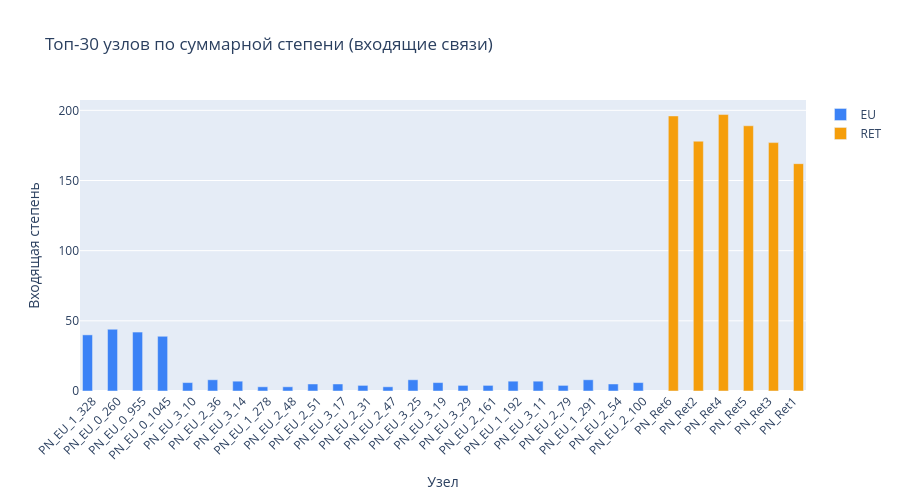

Notebook source saved alongside this figure:
### Code cell
# Интерактивный Plotly: степени узлов (топ-30)
all_nodes = list(set(list(in_deg.keys()) + list(out_deg.keys())))
node_df = pd.DataFrame({
    'node': all_nodes,
    'in_deg': [in_deg.get(n, 0) for n in all_nodes],
    'out_deg': [out_deg.get(n, 0) for n in all_nodes],
    'node_type': [node_types.get(n, '?') for n in all_nodes]
})
node_df['total_deg'] = node_df['in_deg'] + node_df['out_deg']
node_df = node_df.sort_values('total_deg', ascending=False).head(30)

color_map = {'EU': '#3B82F6', 'RET': '#F59E0B', 'Mer': '#10B981', '?': '#9CA3AF'}
node_df['color'] = node_df['node_type'].map(lambda x: color_map.get(x, '#9CA3AF'))

fig2 = go.Figure()
for ntype, color in color_map.items():
    subset = node_df[node_df['node_type'] == ntype]
    if len(subset) == 0:
        continue
    fig2.add_trace(go.Bar(
        name=ntype,
        x=subset['node'],
        y=subset['in_deg'],
        marker_color=color,
        offsetgroup=ntype,
        hovertemplate='<b>%{x}</b><br>Входящих: %{y}<extra></extra>'
    ))

fig2.update_layout(
    title='Топ-30 узлов по суммарной степени (входящие связи)',
    xaxis_title='Узел', yaxis_title='Входящая степень',
    xaxis_tickangle=-45, barmode='group',
    height=500
)
fig2.show()

### Figure 1 — Plotly figure (JSON) as saved in the notebook; plotly's stock layout.template omitted (floating-point values rounded to 4 significant figures)
{"data": [{"hovertemplate": "<b>%{x}</b><br>Входящих: %{y}<extra></extra>", "marker": {"color": "#3B82F6"}, "name": "EU", "offsetgroup": "EU", "type": "bar", "x": ["PN_EU_1_328", "PN_EU_0_260", "PN_EU_0_955", "PN_EU_0_1045", "PN_EU_3_10", "PN_EU_2_36", "PN_EU_3_14", "PN_EU_1_278", "PN_EU_2_48", "PN_EU_2_51", "PN_EU_3_17", "PN_EU_2_31", "PN_EU_2_47", "PN_EU_3_25", "PN_EU_3_19", "PN_EU_3_29", "PN_EU_2_161", "PN_EU_1_192", "PN_EU_3_11", "PN_EU_2_79", "PN_EU_1_291", "PN_EU_2_54", "PN_EU_2_100"], "y": [40, 44, 42, 39, 6, 8, 7, 3, 3, 5, 5, 4, 3, 8, 6, 4, 4, 7, 7, 4, 8, 5, 6]}, {"hovertemplate": "<b>%{x}</b><br>Входящих: %{y}<extra></extra>", "marker": {"color": "#F59E0B"}, "name": "RET", "offsetgroup": "RET", "type": "bar", "x": ["PN_Ret6", "PN_Ret2", "PN_Ret4", "PN_Ret5", "PN_Ret3", "PN_Ret1"], "y": [196, 178, 197, 189, 177, 162]}], "layout": {"barmode": "group", "height": 500, "title": {"text": "Топ-30 узлов по суммарной степени (входящие связи)"}, "xaxis": {"tickangle": -45, "title": {"text": "Узел"}}, "yaxis": {"title": {"text": "Входящая степень"}}}}
